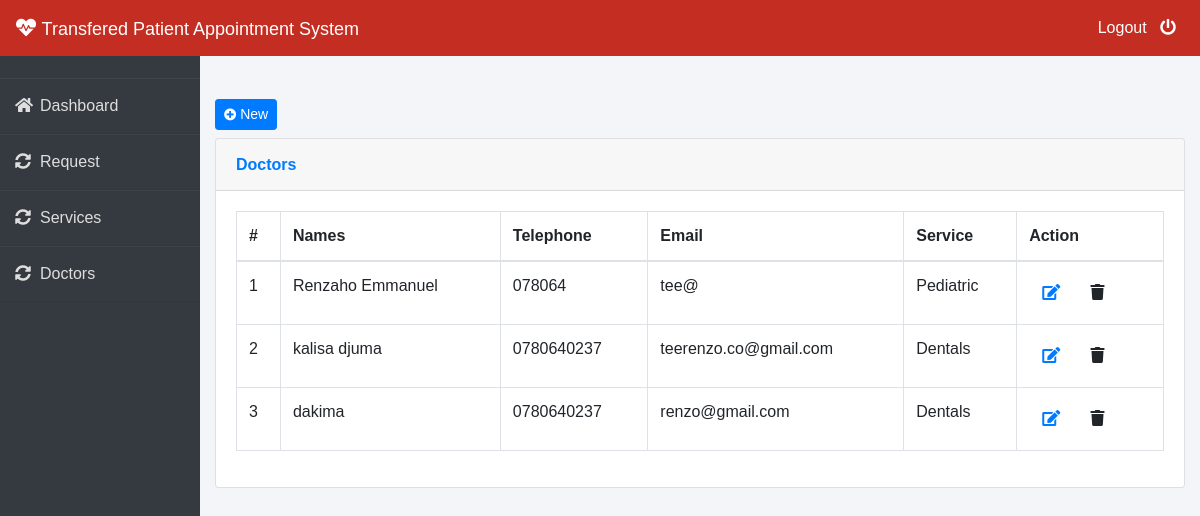
Screenshot of /doctors/ (signed in) with the database file from the repository.
### account/models.py (models this page shows)
class Doctor(models.Model):
    names=models.CharField(max_length=225)
    tel=models.CharField(max_length=255,default="078064")
    email=models.CharField(max_length=255,default="tee@")
    hospital=models.ForeignKey(Hospital,on_delete=models.CASCADE)
    user=models.ForeignKey(User,on_delete=models.CASCADE)
    service=models.ForeignKey(Service,on_delete=models.CASCADE)
    created_date=models.DateTimeField(auto_now=True)
    def __str__(self):
        return self.names

class Service(models.Model):
    name=models.CharField(max_length=255)
    hospital=models.ForeignKey(Hospital,on_delete=models.CASCADE)
    created_date=models.DateTimeField(auto_now=True)
    def __str__(self):
        return self.name

### account/views.py (the view)
# urls.py: path('doctors/',views.doctors,name='doctors'),
def doctors(request):
      doctors= Doctor.objects.all()
      services= Service.objects.all()
      print(doctors)
      return render(request,'site/dashboard/doctors.html',{"doctors":doctors,"services":services})

### templates/site/dashboard/doctors.html (shortened to what this page needs)
  {% extends './master.html' %}
  {% block content %}
  <br><br>
     <div class="container-fluid">
      <h1 class="h3 mb-2 text-gray-800">
          <a href="#" class="d-none d-sm-inline-block btn btn-sm btn-primary shadow-sm" data-toggle="modal" data-target="#addDoctor">
      <i class="fas fa-plus-circle fa-sm text-white-50"></i> New</a>
      </h1>
  <div class="card shadow mb-4">
    <div class="card-header py-3">
      <h6 class="m-0 font-weight-bold text-primary">Doctors</h6>
    </div>
    <div class="card-body">
      <div class="table-responsive">
        <table class="table table-bordered" id="dataTable" width="100%" cellspacing="0">
          <thead>
            <tr>
              <th>#</th>
              <th>Names</th>
              <th>Telephone</th>
              <th>Email</th>
              <th>Service</th>
              <th>Action</th>
            </tr>
          </thead>
          <tbody>
            {% with value=0 %}
            {% for data in doctors %}
            {% if data.hospital.user.id == user.id %}
                  <tr>
                    <td>{{forloop.counter}}</td>
                    <td>{{data.names}}</td>
                    <td>{{data.tel}}</td>
                    <td>{{data.email}}</td>
                    <td>{{data.service}}</td>
                    <td>
                        <a class="btn btn-datatable btn-default" href="#" data-toggle="modal" data-target="#addEmployee" title="Update Employee"><i class="fas fa-edit"></i></a>
                    <a class="btn btn-datatable" title="Delete Employee" disabled onclick="if (confirm('Do yo want to delete <%=rs.getString(3) %> <%=rs.getString(4) %> from your employees? Press Ok to continue.')) {window.location='deleteEmployee.jsp?id=<%=rs.getString(1)%>'}"><i class="fas fa-trash"></i></a>
                   </td>
                  </tr>
                  {% endif %}
                  {% endfor%}
                  {% endwith %}
          </tbody>
        </table>
      </div>
    </div>
  </div>
</div>
{% endblock content %}

### templates/site/dashboard/master.html (style rules this page uses)
* { margin: 0; padding: 0; box-sizing: border-box; list-style: none; text-decoration: none; font-family: 'Josefin Sans', sans-serif; }
body { background-color: #f3f5f9; }

### rows the page displays
Doctor: names "Renzaho Emmanuel", tel "078064", email "tee@", service "Pediatric"
Doctor: names "kalisa djuma", tel "0780640237", email "teerenzo.co@gmail.com", service "Dentals"
Doctor: names "dakima", tel "0780640237", email "renzo@gmail.com", service "Dentals"
